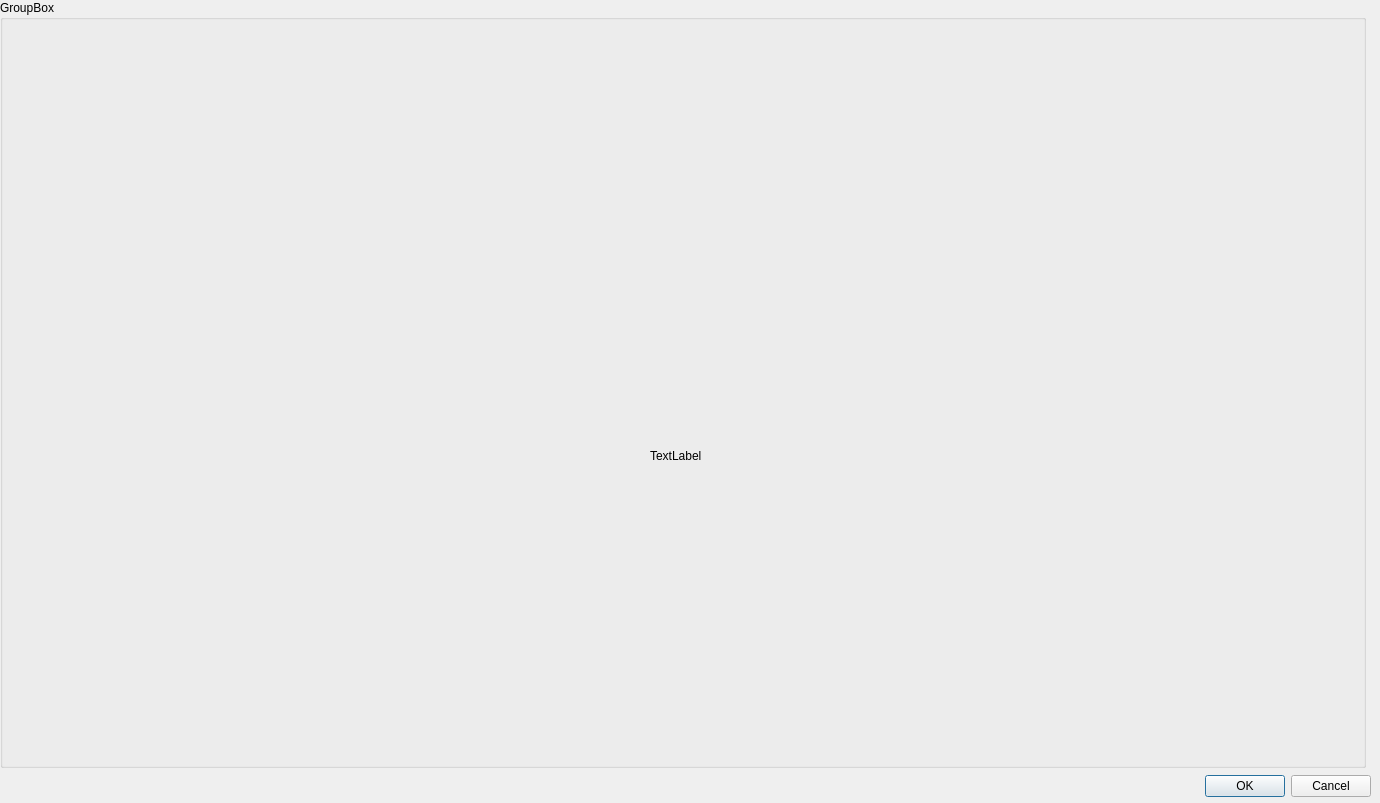
<?xml version="1.0" encoding="UTF-8"?>
<ui version="4.0">
 <class>DialogUI</class>
 <widget class="QDialog" name="DialogUI">
  <property name="enabled">
   <bool>true</bool>
  </property>
  <property name="geometry">
   <rect>
    <x>0</x>
    <y>0</y>
    <width>1380</width>
    <height>803</height>
   </rect>
  </property>
  <property name="windowTitle">
   <string>Dialog</string>
  </property>
  <widget class="QDialogButtonBox" name="buttonBox">
   <property name="enabled">
    <bool>true</bool>
   </property>
   <property name="geometry">
    <rect>
     <x>1030</x>
     <y>770</y>
     <width>341</width>
     <height>32</height>
    </rect>
   </property>
   <property name="orientation">
    <enum>Qt::Horizontal</enum>
   </property>
   <property name="standardButtons">
    <set>QDialogButtonBox::Cancel|QDialogButtonBox::Ok</set>
   </property>
  </widget>
  <widget class="QGroupBox" name="groupBox">
   <property name="enabled">
    <bool>true</bool>
   </property>
   <property name="geometry">
    <rect>
     <x>0</x>
     <y>0</y>
     <width>1366</width>
     <height>768</height>
    </rect>
   </property>
   <property name="title">
    <string>GroupBox</string>
   </property>
   <widget class="QLabel" name="label">
    <property name="enabled">
     <bool>true</bool>
    </property>
    <property name="geometry">
     <rect>
      <x>650</x>
      <y>410</y>
      <width>101</width>
      <height>91</height>
     </rect>
    </property>
    <property name="text">
     <string>TextLabel</string>
    </property>
   </widget>
  </widget>
 </widget>
 <resources/>
 <connections>
  <connection>
   <sender>buttonBox</sender>
   <signal>accepted()</signal>
   <receiver>DialogUI</receiver>
   <slot>accept()</slot>
   <hints>
    <hint type="sourcelabel">
     <x>248</x>
     <y>254</y>
    </hint>
    <hint type="destinationlabel">
     <x>157</x>
     <y>274</y>
    </hint>
   </hints>
  </connection>
  <connection>
   <sender>buttonBox</sender>
   <signal>rejected()</signal>
   <receiver>DialogUI</receiver>
   <slot>reject()</slot>
   <hints>
    <hint type="sourcelabel">
     <x>316</x>
     <y>260</y>
    </hint>
    <hint type="destinationlabel">
     <x>286</x>
     <y>274</y>
    </hint>
   </hints>
  </connection>
 </connections>
</ui>
